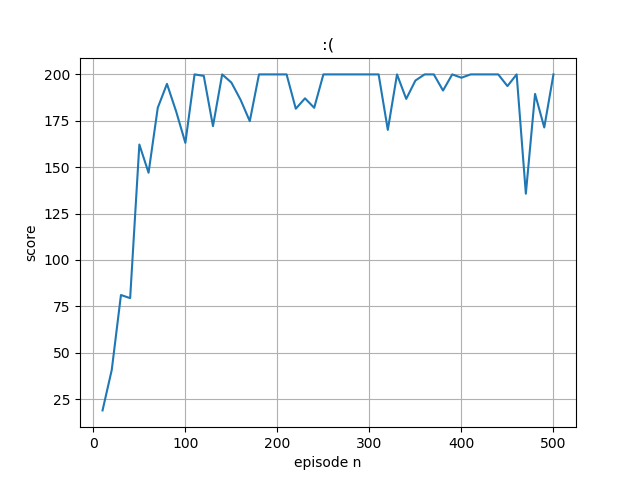

The Python source for this figure:
import numpy as np
import gym
import sys
import tensorflow as tf 
import matplotlib
import matplotlib.pyplot as plt
from tensorboard.plugins.hparams import api as hp
actor_model = tf.keras.models.Sequential([
  tf.keras.layers.Dense(128,input_shape=(1,4),activation='relu'),
  tf.keras.layers.Dense(2, activation='softmax')
])
# @tf.function
def losss(state,action,advantage):
   # ratio = tf.exp(pi.log_prob(self.tfa) - oldpi.log_prob(self.tfa))
   logits=actor_model(state)
   prob=tf.math.log(tf.gather(tf.squeeze(logits),tf.convert_to_tensor(action)))
   logits2=old_actor_model(state)
   old_prob=tf.math.log(tf.gather(tf.squeeze(logits2),tf.convert_to_tensor(action)))
   ratio = prob / old_prob
   clip_prob = tf.clip_by_value(ratio, 1.-e_clip, 1.+e_clip)
   return -tf.reduce_mean(tf.minimum(tf.multiply(ratio, advantage), tf.multiply(clip_prob, advantage)))
# actor_model.compile(optimizer=tf.keras.optimizers.Adam(learning_rate = 0.001))
# print(actor_model.trainable_variables)
optimizer = tf.keras.optimizers.Adam(learning_rate = 0.001)
old_actor_model = tf.keras.models.Sequential([
  tf.keras.layers.Dense(128,input_shape=(1,4),activation='relu', trainable=False),
  tf.keras.layers.Dense(2, activation='softmax', trainable=False)
])
e_clip=0.2
# x=losss(np.array([[1,1,1,1]]),[1,1])
# print(x)
# exit()
def upd_old_policy():
  weights_actor_model = actor_model.get_weights()
  old_actor_model.set_weights(weights_actor_model)


critic_model = tf.keras.models.Sequential([
  tf.keras.layers.Dense(128,input_shape=(1,4),activation='relu'),
  tf.keras.layers.Dense(1)
])



critic_model.compile(loss='mean_squared_error', optimizer=tf.keras.optimizers.Adam(learning_rate = 0.005))

def discount_normalize_rewards(running_add,r, gamma = 0.99):
    discounted_r = np.zeros_like(r)
    running_add = 0
    for t in reversed(range(0, r.size)):
        running_add = running_add * gamma + r[t]
        discounted_r[t] = running_add
        # print(discounted_r)
    discounted_r -= np.mean(discounted_r)
    discounted_r /= np.std(discounted_r)
    return discounted_r

env = gym.make('CartPole-v0')
env.seed(1)
episodes = 1000
score=0
episode_n=[]
mean_score=[]
discount_factor=0.99
max_score=200
Actor_update_steps = 10
Critic_update_steps = 10


def train(buff):
    upd_old_policy()
    previous_states= []
    real_previous_values=[]
    advantages=[]
    actions=[]

    for previous_state, action, reward, current_state, done in buff:
        actions.append(action)
        previous_states.append(previous_state)
        previous_state_predicted_value=critic_model(previous_state)
        if not done:
            current_state_predicted_value=critic_model(current_state)
        else:
            current_state_predicted_value=0
        real_previous_value = reward + discount_factor * current_state_predicted_value
        real_previous_values.append(real_previous_value)
        advantage=np.zeros((1,2))
        advantage[0][action]=real_previous_value - previous_state_predicted_value
        advantages.append(advantage)

    
    previous_states=np.array(previous_states)
    real_previous_values=np.array(real_previous_values)
    advantages=np.array(advantages)
    for _ in range(Actor_update_steps):
      losses=[]
      with tf.GradientTape() as tape:
        for x in range(len(buff)):
          state=previous_states[x]
          action=actions[x]
          advantage=advantages[x]
          losses.append(losss(state,action,advantage))
        losses=tf.math.reduce_sum(losses)
        losses/=len(buff)
      grads = tape.gradient(losses, actor_model.trainable_variables)
      optimizer.apply_gradients(zip(grads, actor_model.trainable_variables))

    

    # actor_model.train_on_batch(previous_states, advantages)
    # critic_model.train_on_batch(previous_states, real_previous_values)
    # actor_model.fit(previous_states,[actions,advantages] , epochs=Actor_update_steps, verbose=0,batch_size=len(buff))
    critic_model.fit(previous_states, real_previous_values, epochs=Critic_update_steps,verbose=0,batch_size=len(buff))
    
    
	
for e in range(episodes):
  state = env.reset()
  episode_score = 0
  episode_memory=[]
  done = False
  replay_buffer=[]
  running_add=0
  while not done:
    state = state.reshape([1,4])
    logits = actor_model(state)
    a_dist = logits.numpy()
    print(a_dist)
    # Choose random action with p = action 
    a = np.random.choice(a_dist[0],p=a_dist[0])
    a, = np.where(a_dist[0] == a)
    a=a[0]
    next_state, reward, done, _ = env.step(a)
    next_state = next_state.reshape([1,4])
    episode_score +=reward

    # if done and not(episode_score==max_score):
    # 	running_add=-30

    episode_memory.append([state, a, reward, next_state, done])
    state=next_state
  episode_memory=np.array(episode_memory)
  episode_memory[:,2] = discount_normalize_rewards(running_add,episode_memory[:,2])
  train(episode_memory)
  score+=episode_score

  print("Episode  {}  Score  {}".format(e+1, episode_score))
  if (e+1) % 10 == 0:
    episode_n.append(e+1)
    mean_score.append(score/10)
    print("Episode  mean  score  {}".format(score/10))
    score=0
    

fig, ax = plt.subplots()
ax.plot(episode_n, mean_score)
ax.set(xlabel='episode n', ylabel='score',title=':(')
ax.grid()
fig.savefig("test2.png")
plt.show()
